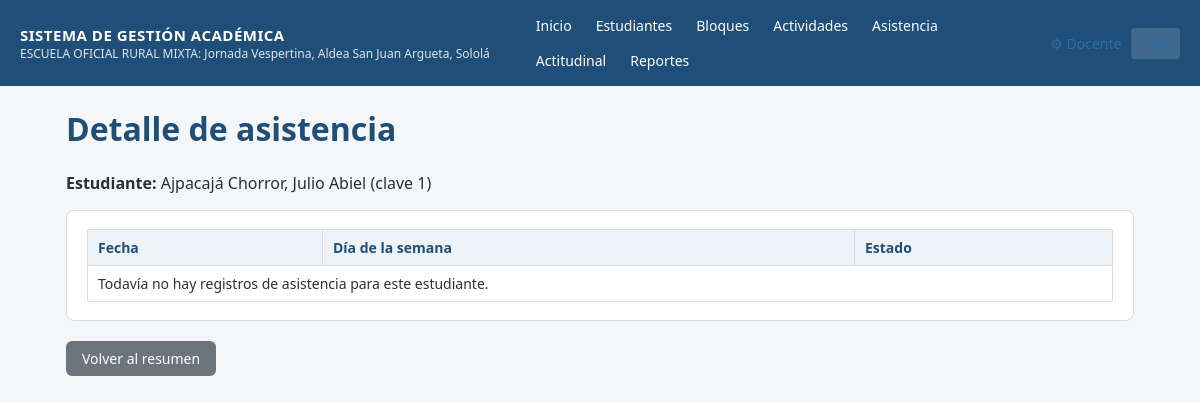
/asistencia/detalle/1 (signed in), run on the app's committed database.
### tables this page shows
CREATE TABLE configuracion (
    clave TEXT PRIMARY KEY,
    valor TEXT
);

CREATE TABLE estudiantes (
    id INTEGER PRIMARY KEY AUTOINCREMENT,
    clave TEXT UNIQUE NOT NULL,
    nombres TEXT NOT NULL,
    apellidos TEXT NOT NULL,
    grado TEXT NOT NULL DEFAULT 'Segundo Grado',
    seccion TEXT NOT NULL DEFAULT 'A',
    estado TEXT NOT NULL DEFAULT 'activo'
);

### app.py (the view, shortened to what this page needs)
@app.route("/asistencia/detalle/<int:estudiante_id>")
@login_required
def asistencia_detalle(estudiante_id):
    estudiante = query("SELECT * FROM estudiantes WHERE id=?", (estudiante_id,), one=True)
    if not estudiante:
        flash("Estudiante no encontrado.", "error")
        return redirect(url_for("asistencia_resumen"))
    registros = query(
        "SELECT fecha, estado FROM asistencia WHERE estudiante_id=? ORDER BY fecha",
        (estudiante_id,),
    )
    detalle = []
    return render_template("asistencia_detalle.html", estudiante=estudiante, detalle=detalle)

### app.py (called while the page is built)
def get_db():
    if "db" not in g:
        g.db = sqlite3.connect(DB_PATH)
        g.db.row_factory = sqlite3.Row
        g.db.execute("PRAGMA foreign_keys = ON")
    return g.db

def query(sql, args=(), one=False):
    cur = get_db().execute(sql, args)
    rows = cur.fetchall()
    return (rows[0] if rows else None) if one else rows

def login_required(view):
    @wraps(view)
    def wrapped(*args, **kwargs):
        if not session.get("usuario_id"):
            return redirect(url_for("login"))
        return view(*args, **kwargs)
    return wrapped

@app.context_processor
def inject_globals():
    cfg = {row["clave"]: row["valor"] for row in query("SELECT clave, valor FROM configuracion")}
    return dict(config=cfg, docente_nombre=session.get("nombre"))

### templates/asistencia_detalle.html (shortened to what this page needs)
{% extends "base.html" %}
{% block content %}
<h1>Detalle de asistencia</h1>
<p><strong>Estudiante:</strong> {{ estudiante.apellidos }}, {{ estudiante.nombres }} (clave {{ estudiante.clave }})</p>
<div class="card">
<table>
    <tr><th>Fecha</th><th>Día de la semana</th><th>Estado</th></tr>
    {% for d in detalle %}
    <tr>
        <td>{{ d.fecha }}</td>
        <td>{{ d.dia_semana }}</td>
        <td><span class="badge badge-{{ d.estado|lower }}">{{ d.estado }}</span></td>
    </tr>
    {% else %}
    <tr><td colspan="3">Todavía no hay registros de asistencia para este estudiante.</td></tr>
    {% endfor %}
</table>
</div>
<a class="btn btn-secondary no-print" href="{{ url_for('asistencia_resumen') }}">Volver al resumen</a>
{% endblock %}

### templates/base.html (shortened to what this page needs)
<!DOCTYPE html>
<html lang="es">
<head>
<link rel="stylesheet" href="{{ url_for('static', filename='style.css') }}">
</head>
<body>
{% if session.get('usuario_id') %}
<header class="topbar no-print">
    <div class="brand">
        <span class="brand-title">SISTEMA DE GESTIÓN ACADÉMICA</span>
        <span class="brand-sub">{{ config.get('nombre_establecimiento','') }}</span>
    </div>
    <nav>
        <a href="{{ url_for('dashboard') }}">Inicio</a>
        <a href="{{ url_for('estudiantes_lista') }}">Estudiantes</a>
        <a href="{{ url_for('bloques') }}">Bloques</a>
        <a href="{{ url_for('actividades_lista') }}">Actividades</a>
        <a href="{{ url_for('asistencia') }}">Asistencia</a>
        <a href="{{ url_for('actitudinal') }}">Actitudinal</a>
        <a href="{{ url_for('reportes_index') }}">Reportes</a>
    </nav>
    <div class="user-box">
        <a href="{{ url_for('configuracion') }}" title="Mi cuenta y áreas/cursos">⚙ {{ docente_nombre }}</a>
        <a href="{{ url_for('logout') }}" class="logout">Salir</a>
    </div>
</header>
{% endif %}
<main class="container">
    {% block content %}{% endblock %}
</main>
</body>
</html>

### static/style.css (style rules this page uses)
:root { --azul: #1f4e79; --azul-claro: #2e6da4; --gris: #f4f6f8; --borde: #d7dde3; --verde: #2e7d32; --rojo: #c62828; --texto: #2b2f33; }
* { box-sizing: border-box; }
body { margin: 0; font-family: "Segoe UI", Arial, sans-serif; background: var(--gris); color: var(--texto); }
a { color: var(--azul-claro); text-decoration: none; }
.topbar { background: var(--azul); color: #fff; display: flex; align-items: center; flex-wrap: wrap; gap: 16px; padding: 10px 20px; }
.brand { display: flex; flex-direction: column; margin-right: 20px; }
.brand-title { font-weight: 700; font-size: 15px; letter-spacing: .5px; }
.brand-sub { font-size: 12px; opacity: .85; }
.topbar nav { display: flex; flex-wrap: wrap; gap: 4px; flex: 1; }
.topbar nav a { color: #fff; padding: 6px 10px; border-radius: 4px; font-size: 14px; }
.user-box { display: flex; align-items: center; gap: 10px; font-size: 14px; }
.logout { background: rgba(255,255,255,.15); padding: 6px 10px; border-radius: 4px; }
.container { max-width: 1100px; margin: 20px auto; padding: 0 16px 60px; }
h1, h2, h3 { color: var(--azul); }
.card { background: #fff; border: 1px solid var(--borde); border-radius: 8px; padding: 18px 20px; margin-bottom: 20px; }
table { border-collapse: collapse; width: 100%; background: #fff; font-size: 14px; }
table th, table td { border: 1px solid var(--borde); padding: 8px 10px; text-align: left; }
table th { background: #eef3f8; color: var(--azul); }
.btn { display: inline-block; background: var(--azul-claro); color: #fff; border: none; padding: 8px 16px; border-radius: 6px; cursor: pointer; font-size: 14px; }
.btn-secondary { background: #6c757d; }

### data on the page
configuracion: get "ESCUELA OFICIAL RURAL MIXTA: Jornada Vespertina, Aldea San Juan Argueta, Sololá"
estudiantes: apellidos "Ajpacajá Chorror", nombres "Julio Abiel", clave "1"

### other printed values
{{ docente_nombre }} "Docente"
